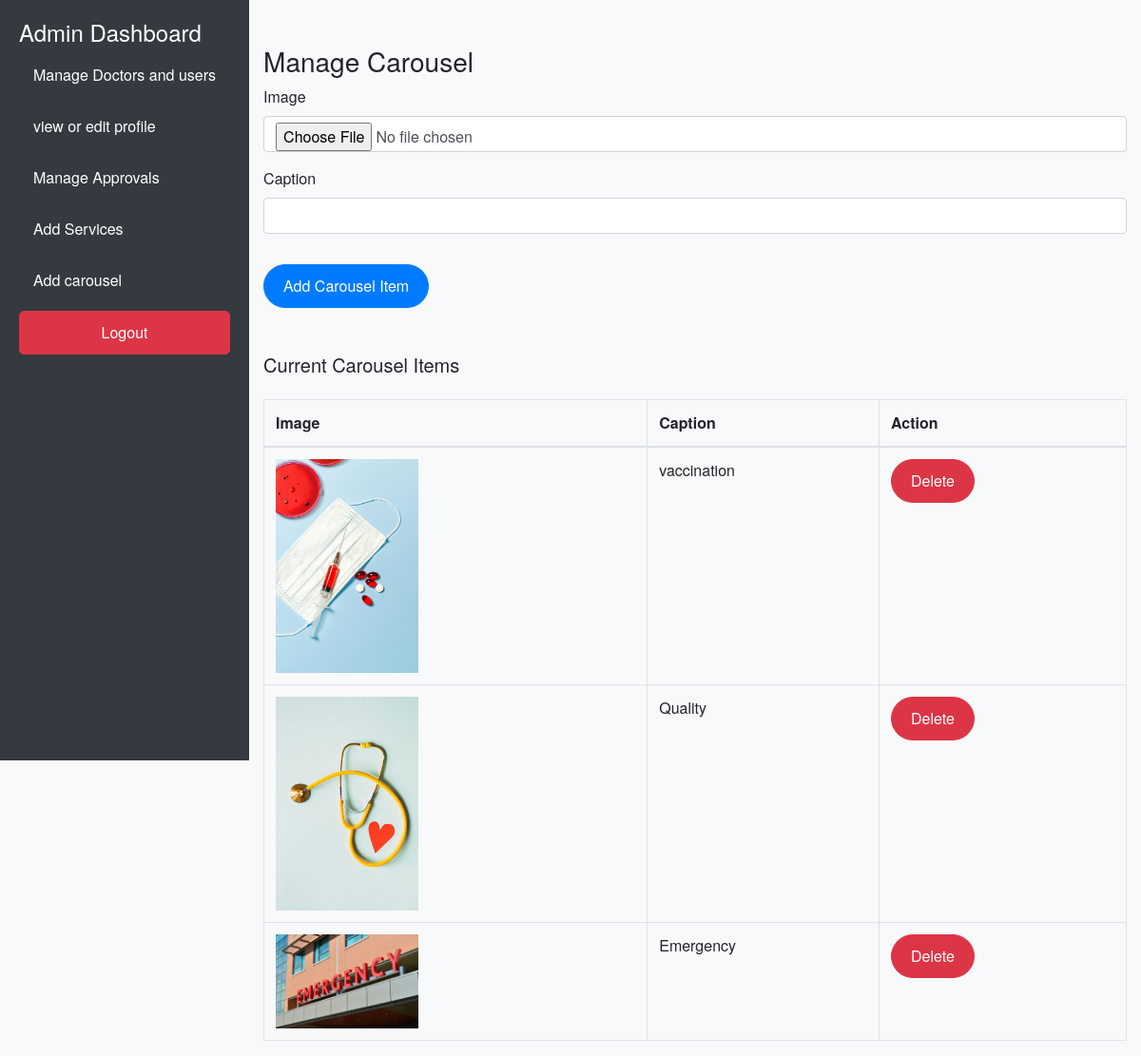
/project/medicare/admin_carousel.php (signed in), run on the app's committed database.
### tables this page shows
CREATE TABLE `carousel_items` (
  `id` int(11) NOT NULL,
  `image` varchar(255) NOT NULL,
  `caption` varchar(255) DEFAULT NULL
);

### project/medicare/admin_carousel.php (the view, shortened to what this page needs)
<?php
include 'config.php';
$carousel_query = "SELECT * FROM carousel_items";
$carousel_result = mysqli_query($connection, $carousel_query);
?>
<!DOCTYPE html>
<html lang="en">
<head>
    <link rel="stylesheet" href="https://stackpath.bootstrapcdn.com/bootstrap/4.5.2/css/bootstrap.min.css">
</head>
<body>
    <?php include 'adminnav.php' ?>
<div class="container mt-5">
    <h3>Manage Carousel</h3>
    <form method="post" enctype="multipart/form-data">
        <div class="form-group">
            <label>Image</label>
            <input type="file" name="image" class="form-control" required>
        </div>
        <div class="form-group">
            <label>Caption</label>
            <input type="text" name="caption" class="form-control" required>
        </div>
        <button type="submit" name="add_carousel" class="btn btn-primary mt-3">Add Carousel Item</button>
    </form>
    <h5 class="mt-5">Current Carousel Items</h5>
    <table class="table table-bordered mt-4">
        <thead>
            <tr>
                <th>Image</th>
                <th>Caption</th>
                <th>Action</th>
            </tr>
        </thead>
        <tbody>
            <?php while ($carousel = mysqli_fetch_assoc($carousel_result)): ?>
                <tr>
                    <td><img src="<?php echo $carousel['image']; ?>" alt="<?php echo $carousel['caption']; ?>" style="width: 150px; height: auto;"></td>
                    <td><?php echo $carousel['caption']; ?></td>
                    <td>
                        <a href="delete_carousel.php?id=<?php echo $carousel['id']; ?>" class="btn btn-danger btn-sm">Delete</a>
                    </td>
                </tr>
            <?php endwhile; ?>
        </tbody>
    </table>
</div>
</body>
</html>

### project/medicare/adminnav.php (shortened to what this page needs)
<!DOCTYPE html>
<html lang="en">
<head>
</head>
<body>
<div class="d-flex">
    <nav class="sidebar flex-shrink-0">
        <h4 class="text-white">Admin Dashboard</h4>
        <a href="index.php">Manage Doctors and users</a>
        <a href="profile.php">view or edit profile</a>
        <a href="adminindex.php">Manage Approvals</a>
        <a href="add_service.php">Add Services</a>
        <a href="admin_carousel.php">Add carousel</a>
        <a href="logout.php" class="btn btn-danger">Logout</a>
    </nav>
</body>
</html>

### project/medicare/adminnav.php (style rules this page uses)
body { background-color: #f8f9fa; font-family: 'Helvetica Neue', sans-serif; }
.container { margin-top: 40px; }
.btn { padding: 10px 20px; font-size: 1rem; border-radius: 50px; }
.btn-danger { background-color: #dc3545; }
.sidebar { background-color: #343a40; height: 100vh; padding: 20px; }
.sidebar a { color: white; text-decoration: none; padding: 10px 15px; display: block; border-radius: 5px; margin-bottom: 10px; }

### data on the page
carousel_items: image (picture), caption "vaccination"
carousel_items: image (picture), caption "Quality"
carousel_items: image (picture), caption "Emergency"
